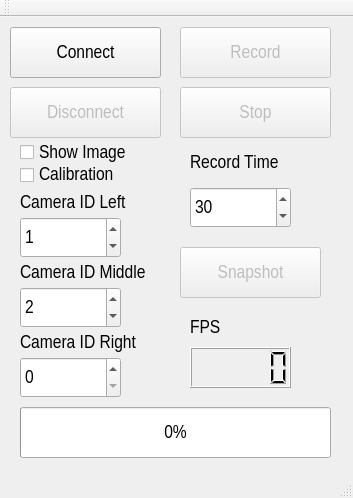
<?xml version="1.0" encoding="UTF-8"?>
<ui version="4.0">
 <class>MainWindow</class>
 <widget class="QMainWindow" name="MainWindow">
  <property name="geometry">
   <rect>
    <x>0</x>
    <y>0</y>
    <width>353</width>
    <height>498</height>
   </rect>
  </property>
  <property name="font">
   <font>
    <family>Arial Narrow</family>
    <pointsize>14</pointsize>
   </font>
  </property>
  <property name="windowTitle">
   <string>HOS Record Program ver1.0</string>
  </property>
  <widget class="QWidget" name="centralWidget">
   <widget class="QPushButton" name="connect_camera_pushButton">
    <property name="geometry">
     <rect>
      <x>10</x>
      <y>10</y>
      <width>151</width>
      <height>51</height>
     </rect>
    </property>
    <property name="text">
     <string>Connect</string>
    </property>
    <property name="icon">
     <iconset resource="icon.qrc">
      <normaloff>:/icon/icon/icon/connect.png</normaloff>:/icon/icon/icon/connect.png</iconset>
    </property>
    <property name="iconSize">
     <size>
      <width>32</width>
      <height>32</height>
     </size>
    </property>
   </widget>
   <widget class="QPushButton" name="disconnect_camera_pushButton">
    <property name="enabled">
     <bool>false</bool>
    </property>
    <property name="geometry">
     <rect>
      <x>10</x>
      <y>70</y>
      <width>151</width>
      <height>51</height>
     </rect>
    </property>
    <property name="text">
     <string>Disconnect</string>
    </property>
    <property name="icon">
     <iconset resource="icon.qrc">
      <normaloff>:/icon/icon/icon/disconnect.png</normaloff>:/icon/icon/icon/disconnect.png</iconset>
    </property>
    <property name="iconSize">
     <size>
      <width>32</width>
      <height>32</height>
     </size>
    </property>
   </widget>
   <widget class="QSpinBox" name="cam_ID_L_spinBox">
    <property name="geometry">
     <rect>
      <x>20</x>
      <y>200</y>
      <width>101</width>
      <height>41</height>
     </rect>
    </property>
    <property name="maximum">
     <number>4</number>
    </property>
    <property name="value">
     <number>1</number>
    </property>
   </widget>
   <widget class="QLabel" name="label">
    <property name="geometry">
     <rect>
      <x>20</x>
      <y>170</y>
      <width>131</width>
      <height>31</height>
     </rect>
    </property>
    <property name="text">
     <string>Camera ID Left</string>
    </property>
   </widget>
   <widget class="QLabel" name="label_2">
    <property name="geometry">
     <rect>
      <x>20</x>
      <y>240</y>
      <width>131</width>
      <height>31</height>
     </rect>
    </property>
    <property name="text">
     <string>Camera ID Middle</string>
    </property>
   </widget>
   <widget class="QSpinBox" name="cam_ID_M_spinBox">
    <property name="geometry">
     <rect>
      <x>20</x>
      <y>270</y>
      <width>101</width>
      <height>41</height>
     </rect>
    </property>
    <property name="maximum">
     <number>4</number>
    </property>
    <property name="value">
     <number>2</number>
    </property>
   </widget>
   <widget class="QLabel" name="label_3">
    <property name="geometry">
     <rect>
      <x>20</x>
      <y>310</y>
      <width>121</width>
      <height>31</height>
     </rect>
    </property>
    <property name="text">
     <string>Camera ID Right</string>
    </property>
   </widget>
   <widget class="QSpinBox" name="cam_ID_R_spinBox">
    <property name="geometry">
     <rect>
      <x>20</x>
      <y>340</y>
      <width>101</width>
      <height>41</height>
     </rect>
    </property>
    <property name="maximum">
     <number>4</number>
    </property>
    <property name="value">
     <number>0</number>
    </property>
   </widget>
   <widget class="QPushButton" name="video_record_pushButton">
    <property name="enabled">
     <bool>false</bool>
    </property>
    <property name="geometry">
     <rect>
      <x>180</x>
      <y>10</y>
      <width>151</width>
      <height>51</height>
     </rect>
    </property>
    <property name="font">
     <font>
      <stylestrategy>PreferDefault</stylestrategy>
     </font>
    </property>
    <property name="layoutDirection">
     <enum>Qt::LeftToRight</enum>
    </property>
    <property name="autoFillBackground">
     <bool>false</bool>
    </property>
    <property name="text">
     <string>Record</string>
    </property>
    <property name="icon">
     <iconset resource="icon.qrc">
      <normaloff>:/icon/icon/icon/record.png</normaloff>:/icon/icon/icon/record.png</iconset>
    </property>
    <property name="iconSize">
     <size>
      <width>32</width>
      <height>32</height>
     </size>
    </property>
   </widget>
   <widget class="QPushButton" name="video_stop_pushButton">
    <property name="enabled">
     <bool>false</bool>
    </property>
    <property name="geometry">
     <rect>
      <x>180</x>
      <y>70</y>
      <width>151</width>
      <height>51</height>
     </rect>
    </property>
    <property name="sizePolicy">
     <sizepolicy hsizetype="Minimum" vsizetype="Fixed">
      <horstretch>0</horstretch>
      <verstretch>0</verstretch>
     </sizepolicy>
    </property>
    <property name="text">
     <string>Stop</string>
    </property>
    <property name="icon">
     <iconset resource="icon.qrc">
      <normaloff>:/icon/icon/icon/stop.png</normaloff>:/icon/icon/icon/stop.png</iconset>
    </property>
    <property name="iconSize">
     <size>
      <width>32</width>
      <height>32</height>
     </size>
    </property>
   </widget>
   <widget class="QProgressBar" name="progressBar">
    <property name="geometry">
     <rect>
      <x>20</x>
      <y>390</y>
      <width>311</width>
      <height>51</height>
     </rect>
    </property>
    <property name="value">
     <number>0</number>
    </property>
   </widget>
   <widget class="QSpinBox" name="record_time_spinBox">
    <property name="geometry">
     <rect>
      <x>190</x>
      <y>170</y>
      <width>101</width>
      <height>41</height>
     </rect>
    </property>
    <property name="minimum">
     <number>1</number>
    </property>
    <property name="maximum">
     <number>120</number>
    </property>
    <property name="singleStep">
     <number>1</number>
    </property>
    <property name="value">
     <number>30</number>
    </property>
   </widget>
   <widget class="QLabel" name="label_4">
    <property name="geometry">
     <rect>
      <x>190</x>
      <y>130</y>
      <width>101</width>
      <height>31</height>
     </rect>
    </property>
    <property name="text">
     <string>Record Time</string>
    </property>
   </widget>
   <widget class="QPushButton" name="get_image_pushButton">
    <property name="enabled">
     <bool>false</bool>
    </property>
    <property name="geometry">
     <rect>
      <x>180</x>
      <y>230</y>
      <width>141</width>
      <height>51</height>
     </rect>
    </property>
    <property name="text">
     <string>Snapshot</string>
    </property>
    <property name="icon">
     <iconset resource="icon.qrc">
      <normaloff>:/icon/icon/icon/camera.png</normaloff>:/icon/icon/icon/camera.png</iconset>
    </property>
    <property name="iconSize">
     <size>
      <width>32</width>
      <height>32</height>
     </size>
    </property>
   </widget>
   <widget class="QCheckBox" name="show_image_checkBox">
    <property name="enabled">
     <bool>true</bool>
    </property>
    <property name="geometry">
     <rect>
      <x>20</x>
      <y>120</y>
      <width>151</width>
      <height>31</height>
     </rect>
    </property>
    <property name="text">
     <string>Show Image</string>
    </property>
   </widget>
   <widget class="QLabel" name="label_5">
    <property name="geometry">
     <rect>
      <x>190</x>
      <y>300</y>
      <width>91</width>
      <height>21</height>
     </rect>
    </property>
    <property name="text">
     <string>FPS</string>
    </property>
   </widget>
   <widget class="QLCDNumber" name="fps_lcdNumber">
    <property name="geometry">
     <rect>
      <x>190</x>
      <y>330</y>
      <width>101</width>
      <height>41</height>
     </rect>
    </property>
   </widget>
   <widget class="QCheckBox" name="calibration_checkBox">
    <property name="geometry">
     <rect>
      <x>20</x>
      <y>150</y>
      <width>111</width>
      <height>16</height>
     </rect>
    </property>
    <property name="text">
     <string>Calibration</string>
    </property>
   </widget>
  </widget>
  <widget class="QMenuBar" name="menuBar">
   <property name="geometry">
    <rect>
     <x>0</x>
     <y>0</y>
     <width>353</width>
     <height>21</height>
    </rect>
   </property>
  </widget>
  <widget class="QToolBar" name="mainToolBar">
   <attribute name="toolBarArea">
    <enum>TopToolBarArea</enum>
   </attribute>
   <attribute name="toolBarBreak">
    <bool>false</bool>
   </attribute>
  </widget>
  <widget class="QStatusBar" name="statusBar"/>
 </widget>
 <layoutdefault spacing="6" margin="11"/>
 <resources>
  <include location="icon.qrc"/>
 </resources>
 <connections/>
</ui>
